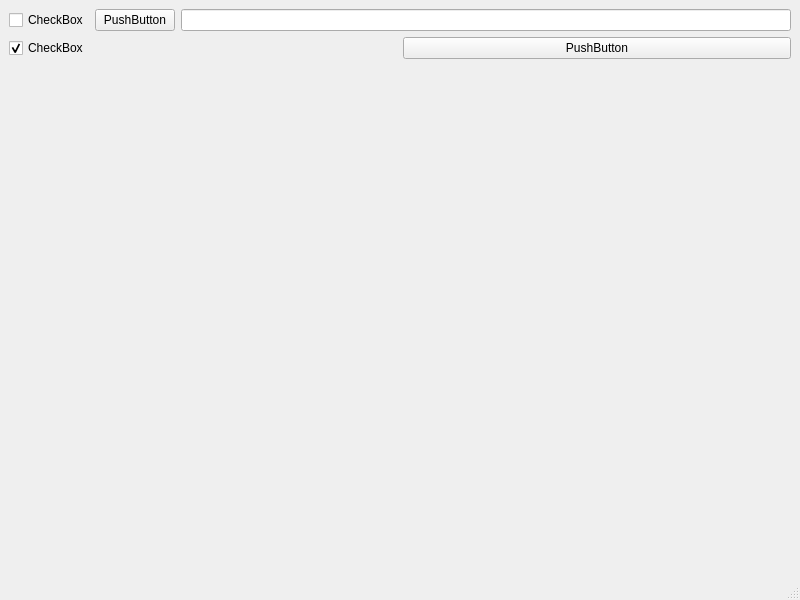
<?xml version="1.0" encoding="UTF-8"?>
<ui version="4.0">
 <class>MainWindow</class>
 <widget class="QMainWindow" name="MainWindow">
  <property name="geometry">
   <rect>
    <x>0</x>
    <y>0</y>
    <width>800</width>
    <height>600</height>
   </rect>
  </property>
  <property name="windowTitle">
   <string>MainWindow</string>
  </property>
  <widget class="QWidget" name="centralwidget">
   <layout class="QGridLayout" name="gridLayout">
    <item row="0" column="0">
     <layout class="QVBoxLayout" name="verticalLayout">
      <item>
       <layout class="QHBoxLayout" name="horizontalLayout">
        <item>
         <widget class="QCheckBox" name="checkBox1">
          <property name="text">
           <string>CheckBox</string>
          </property>
         </widget>
        </item>
        <item>
         <widget class="QPushButton" name="pushButton">
          <property name="text">
           <string>PushButton</string>
          </property>
         </widget>
        </item>
        <item>
         <widget class="QLineEdit" name="lineEdit"/>
        </item>
       </layout>
      </item>
      <item>
       <layout class="QHBoxLayout" name="horizontalLayout_2">
        <item>
         <widget class="QCheckBox" name="checkBox2">
          <property name="text">
           <string>CheckBox</string>
          </property>
          <property name="checked">
           <bool>true</bool>
          </property>
         </widget>
        </item>
        <item>
         <widget class="QPushButton" name="pushButton_2">
          <property name="text">
           <string>PushButton</string>
          </property>
         </widget>
        </item>
       </layout>
      </item>
      <item>
       <spacer name="verticalSpacer">
        <property name="orientation">
         <enum>Qt::Vertical</enum>
        </property>
        <property name="sizeHint" stdset="0">
         <size>
          <width>20</width>
          <height>40</height>
         </size>
        </property>
       </spacer>
      </item>
     </layout>
    </item>
   </layout>
  </widget>
  <widget class="QMenuBar" name="menubar">
   <property name="geometry">
    <rect>
     <x>0</x>
     <y>0</y>
     <width>800</width>
     <height>24</height>
    </rect>
   </property>
  </widget>
  <widget class="QStatusBar" name="statusbar"/>
 </widget>
 <resources/>
 <connections/>
</ui>
